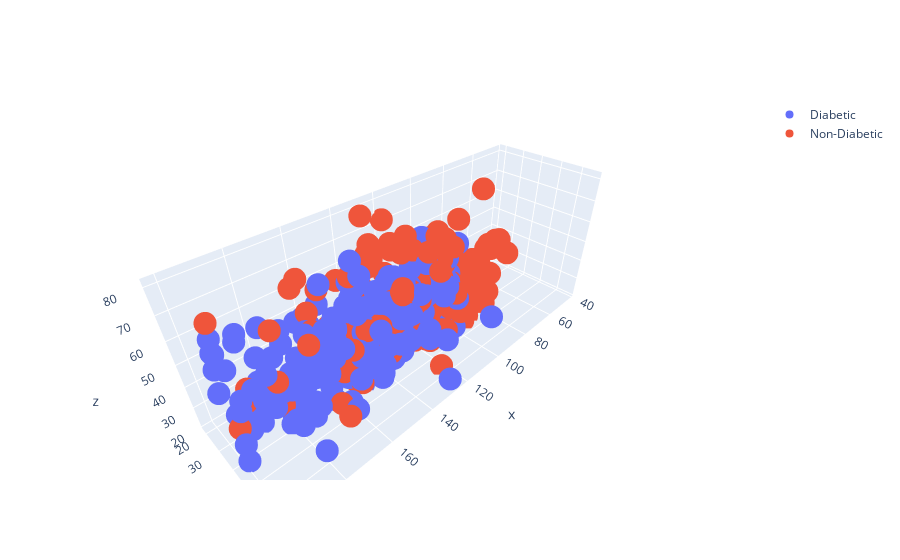

Write notebook code for a chart like this one.
### Code cell
# Create a instance of 3d plot using the two sub datasets 
fig = go.Figure()
fig.add_trace(go.Scatter3d(x=df_y['Glucose'],y=df_y['BMI'],z=df_y['Age'],mode='markers',name='Diabetic'))
fig.add_trace(go.Scatter3d(x=df_n['Glucose'],y=df_n['BMI'],z=df_n["Age"],mode='markers',name='Non-Diabetic'))
fig.show()

### Figure 1 — Plotly figure (JSON) as saved in the notebook; plotly's stock layout.template omitted (floating-point values rounded to 4 significant figures; data arrays with more than 128 entries replaced by an {"elided": "..."} marker saying what was removed)
{"data": [{"mode": "markers", "name": "Diabetic", "type": "scatter3d", "x": {"elided": "268 int values"}, "y": {"elided": "268 float values"}, "z": {"elided": "268 int values"}}, {"mode": "markers", "name": "Non-Diabetic", "type": "scatter3d", "x": {"elided": "500 int values"}, "y": {"elided": "500 float values"}, "z": {"elided": "500 int values"}}], "layout": {}}
